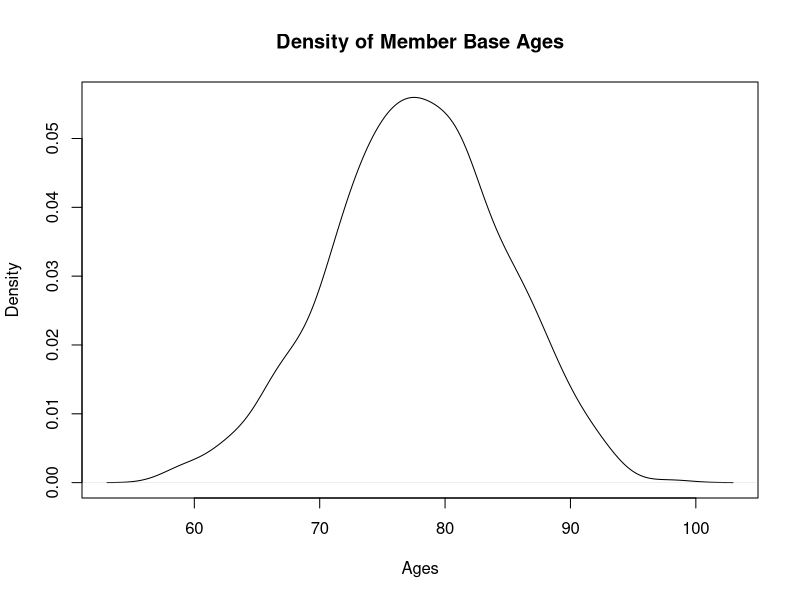
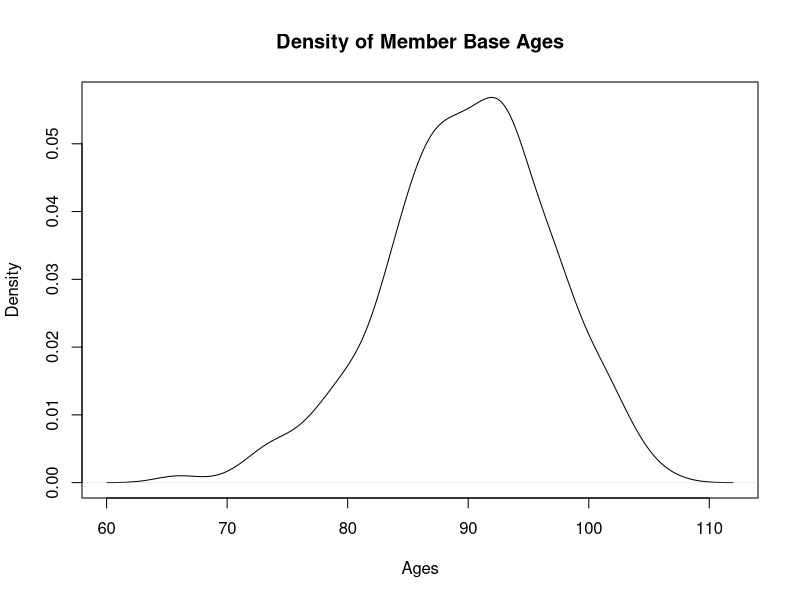

Source code (R) for these figures, in order:
library(readxl)

#Extracting mortality table

 Mortality.Table <- read.csv("LC Mortality Data.csv")
 


#Getting the lowest and highest age in the table for later use
lowest.age <- as.numeric(  min(Mortality.Table[,1])  )
highest.age <- as.numeric(  max(Mortality.Table[,1])  )

#Setting seed for consistency
set.seed(780)
  #Setting number of members at time 0
  num.members <- 1000
  
  #Setting number of years the portfolio is expected to be active (max is 70 years
  #since terminal age is 110 for now, and the min age is 40 for now)
  num.years <- highest.age - lowest.age
  colnames(Mortality.Table) <- c("Age", 2014:(2014+num.years))
  #creating the index for our members
  members <- c(1:num.members)
{
  #So the distribution of ages in a pension fund isn't necessarily uniform
  #Thus, I will be sampling ages from a very skewed distribution
  # such that I get a higher amount of younger ages than older
  # ages, which is what is expected.
  # Though, I can't just set the parameters and make it work.
  # Thus I will be doing something that is similar to a lag later on.
  # Meaning that my ages will be skewed so low, that the simulation
  # will run a couple of years, and as members die off, the distribution of ages 
  # will be automatically set.
  
  #For example, I'll generate a skewed sample of ages between 20-90,
  # with a higher probability of sampling ages between 20-30 than ages 70-90
  # then, I will first simulate 40 years, and then whoever is still alive 
  # after 40 years, will remain in the scheme for our choice of members
  # on which we will simulate the annuities.
  
  #The next upgrade to this code will be to include gender,
  # for now we'll focus on male lives just to complete this step of the code
  

  {
    #Setting a temporary seed to generate ages (should remove in final version)
    #set.seed(780)
    
    #Now to generate a distribution for our ages, the beta distribution is 
    # suitable since it has 2 easy parameters that I can control
    
    #To manipulate the shape, I set a targeted mean age, and then 
    # control the Beta (shape2) to increase or decrease the thickness 
    # of the upper tail
    
    target_mean_age <- 50
    target_mean_percent <- (target_mean_age- lowest.age)/num.years
    shape2 <- 25
    shape1 <- (target_mean_percent* shape2)/(1- target_mean_percent)
    
    age_dist <- rbeta(num.members, shape1 = shape1, shape2 = shape2)
    
    # Now to convert the distribution to our ages
    ages <- round(lowest.age + age_dist*num.years, 0)
    
    # Quickly plotting the age distribution to visually verify the shape
    #plot(density(ages), main = "Density of sampled Ages", xlab = "Ages", xlim = c(16,100))
    #I'm very happy with this distribution, I targeted a mean age, allowing
    # the tail to go down steadily over the ages.
    
    
    #So it turns out that the age distribution is highly sensitive to my
    # initial age distribution, thus I'll have to look up what is the average 
    # age in a pension fund, and its variance, and then replicate it to 
    # 30 years younger.
    
    #So according to an article by SANLAM, the average retirement age is around 80
    # and from what I can gather from other articles, there seems to be more
    # people 80 or younger than 80 and older, but roughly equal parts,
    # so that is the shape I am aiming for with this simulation.
    
    #For now I'm happy with the shape, I'll have to run a sensitivity test on 
    # the mean age and spread to investigate its significance, but that comes later
  }
  #Creating an empty space for member base to occupy later
  #Columns must equal the years + 2 (1 for index, 1 for ages, rest for years)
  member.base <- matrix(0, nrow = num.members, ncol = num.years+2)

}


#Alright, now to start the simulation.
# The simulation will start at the current set of ages, but afterwards
# I will cut the first cut_off amount years out, as at that point I expect the distribution
# of the ages to have taken the shape one would see in a pension scheme.



{
  #Creating a count variable to help set rows in member base
  count <- 1
  
  #For loop runs for every member to simulate their state of life through the years
  for(i in members){
    
    #assuming everyone in the portfolio is alive at time 0
    prev_state <- 1
    
    #creating an empty row for the member info to occupy
    member_row <- c(matrix(0,nrow = 1, ncol = num.years+2))
    
    #Added 2 columns, the first the member index, the second the member's age
    member_row[1] <- i
    member_row[2] <- ages[i]
    
    #Simulating state of life for member i from column 3 onwards
    #(hence time 1 is column 3)
    for(j in 3:num.years){
      
      #Thus j-2 is the time point of the state being simulated
      
      #Unif q probability
      value <- runif(1,0,1)
      
      #Getting the current age of the member, as at point j
      #Including column 2 in here, since that is the original age
      current_age <-  sum(member_row[2:length(member_row)])
      
      #Ensuring that the member's age does not exceed 110
      
      y <- ifelse(current_age > highest.age, highest.age, current_age)
                       
      
      #getting the index of the member's age in the mortality table
      index_age <- y-(lowest.age-1)
      
      #Getting qx for the member's age
      qx <- as.numeric(Mortality.Table[index_age,j-1])
      
      #State of life determined by generated q prob and the qx in mortality table
      state <- prev_state*qbinom(value,size = 1, prob = 1 - qx)
      
      #resetting previous state value, such that if the member dies, 
      #the 'state' variable is 0
      prev_state <- member_row[j] <- state
      
      #here you can end the loop if state = 0, but that feature doesn't bring much
      # value to the model as of yet.
      
    } # End of j loop
    
    #assigning the members life state in the appropriate row of the member base
    member.base[i,] <- member_row
    
    #updating the count for next loop
    count <- count + 1
  }
  
  #Adding a lifetime column for analysis and error checking
  
  Lifetime <- apply(X = member.base[,3:ncol(member.base)],FUN = sum, MARGIN = 1)
  member.base <- cbind(member.base[,1:2], Lifetime, member.base[,3:ncol(member.base)] )
  
  #Giving column headings
  colnames(member.base) <- c("Member","Age", "Lifetime",1:(num.years))
  
  #Error checking for member with maximum lifetimes
  member.base[which.max(member.base[,3]),1]
  
  #Everything seems to be in order
}

# Now for the final member base where we cut the first n number of years

cut_off <- 30

final.member.base <- member.base[member.base[,cut_off]==1,c(1,2,3,cut_off:ncol(member.base))]
colnames(final.member.base) <- c("Member","Age", "Lifetime",2014:(2013+ (ncol(final.member.base)-3  ) )   )       

# of course, everyone is cut_off amount years older by this point, so we will need to adjust the ages too

final.member.base[,2] <- final.member.base[,2] + cut_off
final.member.base[,3] <- final.member.base[,3] - (cut_off-4)

#There we have it. Now I just increase the number of members, and we should have a nice
# member base

#For curiosity sake, let's look at how the distribution of ages ended up to be:
plot(density(as.numeric(final.member.base[,2] )), main = "Density of Member Base Ages", xlab = "Ages")

#Now let's take a look at the distribution of age of death
plot(density(as.numeric(final.member.base[,2] )+as.numeric(final.member.base[,3] )), main = "Density of Member Base Ages", xlab = "Ages")

# Now, I will export this final.member.base as a cvs file
# This piece of code should only run once, otherwise it will create duplicates

#write.csv(final.member.base, "Generated State of Life Member Base.csv", row.names = FALSE)

# Note that I think the column names are actually incorrect. I cut off the first n number
# of years, meaning that the time stamp is n years later than 2014.
# THough I'll ponder on this thought for a while before I make the change